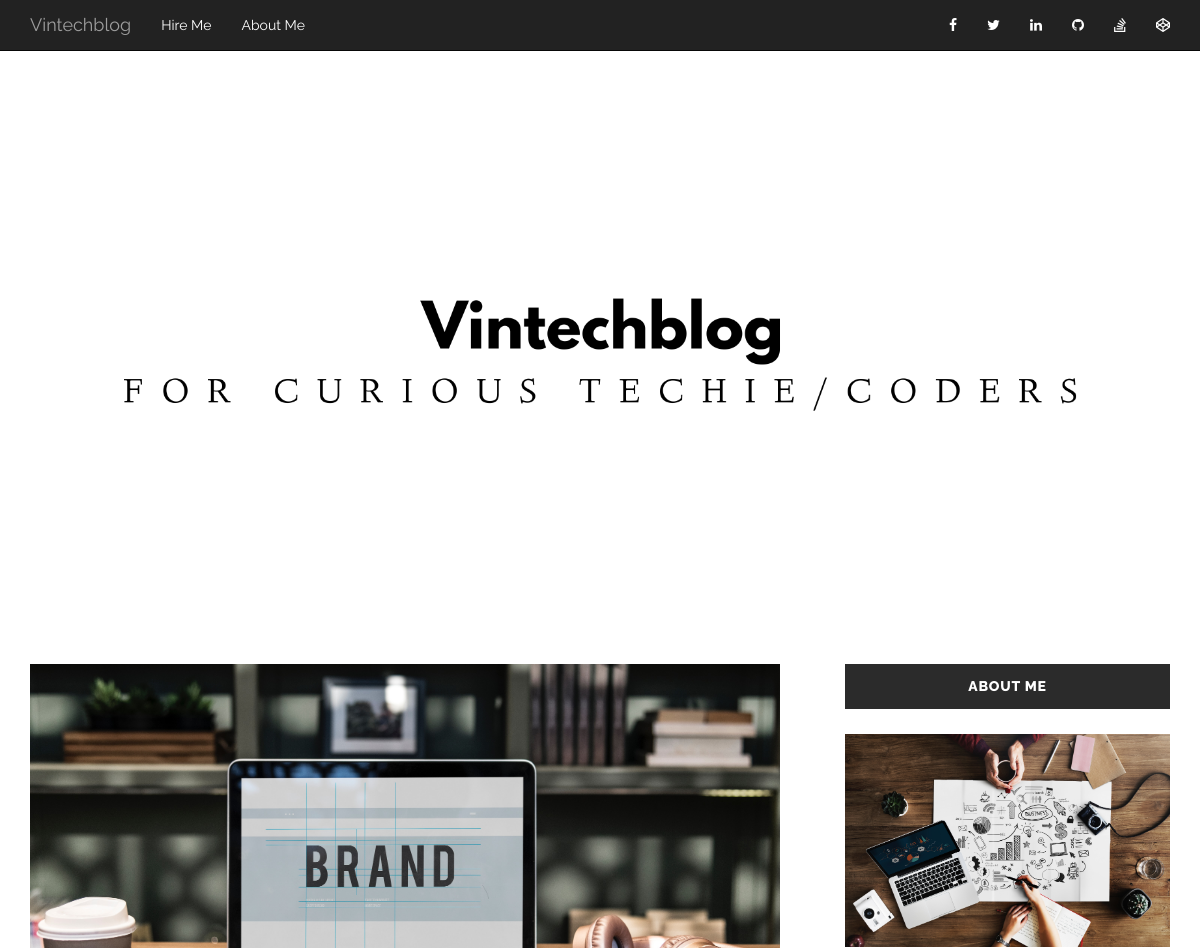
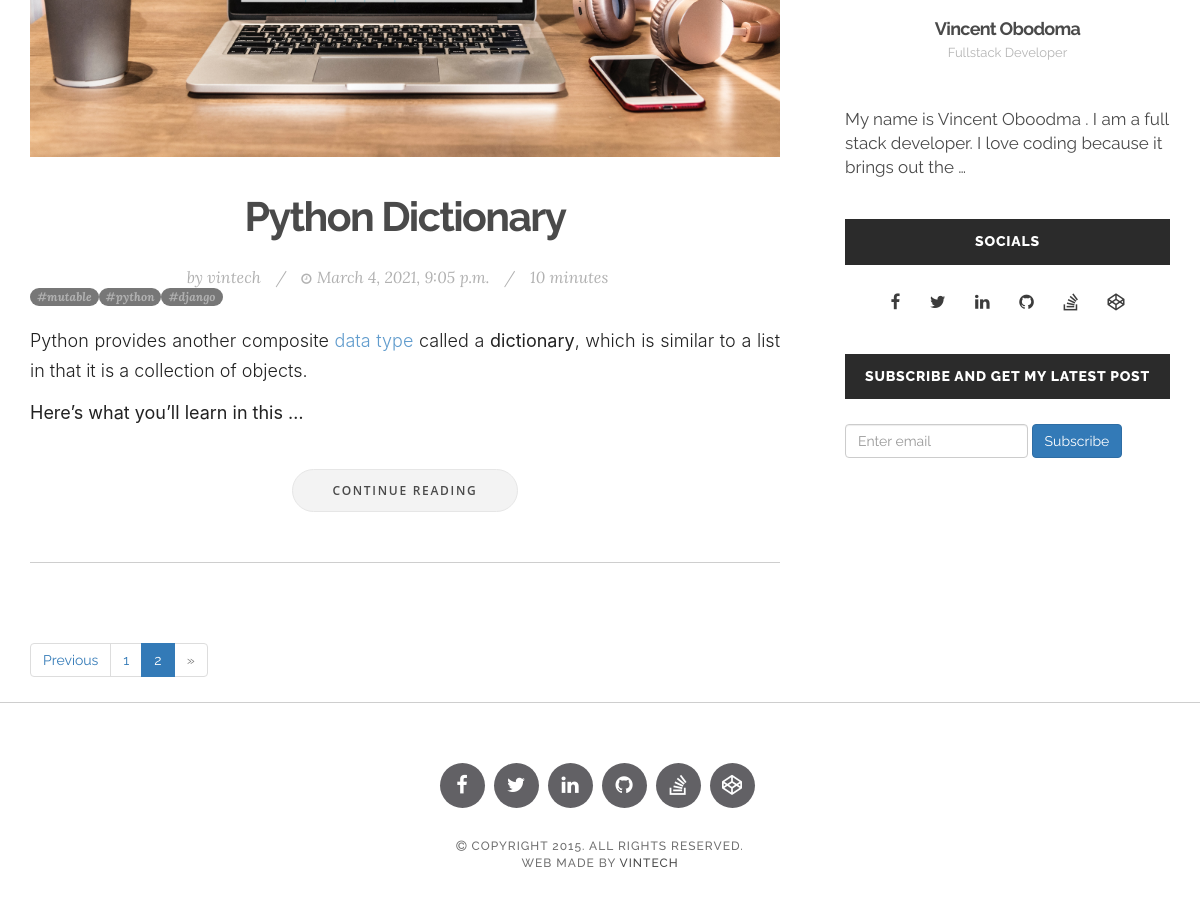
The page /django/?page=2 on the database its author committed (2 pictures, top to bottom).
### blog/models.py (models this page shows, shortened)
class Post(models.Model):
    title = models.CharField(max_length=400)
    body = models.TextField()
    meta_description = models.CharField(max_length=800, null=True, blank=True)
    slug = models.SlugField(max_length=400, unique_for_date='publish')
    publish = models.DateTimeField(default=timezone.now)
    roll_out = models.BooleanField(default=False)
    created = models.DateTimeField(auto_now_add=True)
    updated = models.DateField(auto_now=True)
    author = models.ForeignKey(User, on_delete=models.CASCADE, related_name="blog_post")
    category = models.ForeignKey(Category, on_delete=models.CASCADE)
    read_time = models.IntegerField(default=0)
    featured_post = models.BooleanField(default=False)
    image = models.ImageField(null=True, blank=True, upload_to='media/')
    tags = TaggableManager()
    class Meta:
        ordering = ('-publish',)
    def get_absolute_url(self):
        return reverse('blog:post_detail', args=[self.publish.year,
                             self.publish.strftime('%m'),
                             self.publish.strftime('%d'),
                             self.slug])

### blog/views.py (the view)
# urls.py: path('<slug:category_slug>/', views.category_detail_views, name = 'category_detail_views'),
def category_detail_views(request, category_slug):
    category = get_object_or_404(Category, category_slug=category_slug)
    posts = Post.objects.filter(category=category).order_by('-publish')
    about_me = about.objects.all()
    paginator = Paginator(posts, 2)  # 6 post per page
    page = request.GET.get('page', 1)
    try:
        page_obj = paginator.page(page)
    except PageNotAnInteger:
        page_obj = paginator.page(1)
    except EmptyPage:
        page_obj = paginator.page(paginator.num_pages)
    context = {'category':category, 'posts':posts, 'page_obj':page_obj,'about_me':about_me}
    return render(request, 'blog/category.html', context)

### blog/models.py (called while the page is built)
    def __str__(self):
        return self.name

    def __str__(self):
        return self.message

### templates/blog/category.html (shortened to what this page needs)
{% extends "base.html" %}
    {% block body %}
    {% load static %}
    <section>
        <div class="row">
            <div class="col-md-8">
                {% for post in page_obj %}
                <article class="blog-post">
                    <div class="blog-post-image">
                        {% if post.image %}
                        <a href=><img src="{{ post.image.url }}" alt="media"></a>
                        {% endif %}
                    </div>
                    <div class="blog-post-body">
                        <h2><a href="{{ post.get_absolute_url }}">{{ post.title }}</a></h2>
                        <div class="post-meta"><span>by <a href="#">{{ post.author }}</a></span>/<span><i class="fa fa-clock-o"></i>{{ post.created }}</span>/<span><a href="#">{{ post.read_time }} minutes</a></span>
                            <div style="display:flex">
                                {% for tag in post.tags.all %}
                                <a href="{% url 'blog:tagged' tag.slug %}" class="mr-1 badge badge-info">#{{ tag }}</a>
                                {% endfor %}
                            </div>
                    </div>
                        <p>{{ post.body|safe|truncatewords_html:30 }}</p>
                        <div class="read-more"><a href="{{ post.get_absolute_url }}">Continue Reading</a></div>
                    </div>
                </article>
                {% endfor %}
                {% if page_obj.has_other_pages %}
  <ul class="pagination">
    {% if page_obj.has_previous %}
      <li> <a class="page-link" href="?page={{ users.previous_page_number }}" tabindex="-1">Previous</a></li>
    {% else %}
      <li class="disabled"><span>&laquo;</span></li>
    {% endif %}
    {% for i in page_obj.paginator.page_range %}
      {% if page_obj.number == i %}
        <li class="active"><span>{{ i }} <span class="sr-only">(current)</span></span></li>
      {% else %}
        <li><a href="?page={{ i }}">{{ i }}</a></li>
      {% endif %}
    {% endfor %}
    {% if page_obj.has_next %}
      <li><a class="page-link" href="?page={{ page_obj.next_page_number }}">Next</a></li>
    {% else %}
      <li class="disabled"><span>&raquo;</span></li>
    {% endif %}
  </ul>
{% endif %}
            </div>
            <div class="col-md-4 sidebar-gutter">
                <aside>
                <div class="sidebar-widget">
                    <h3 class="sidebar-title">About Me</h3>
                    <div class="widget-container widget-about">
                        <a href="{% url 'blog:aboutme' %}"><img src="{% static 'images/author.jpg' %}" alt=""></a>
                        <h4>Vincent Obodoma</h4>
                        <div class="author-title">Fullstack Developer</div>
                        <p><a href="{% url 'blog:aboutme' %}">{{ about_me|safe|truncatewords_html:20 }}</a></p>
                    </div>
                </div>
                <div class="sidebar-widget">
                    <h3 class="sidebar-title">Socials</h3>
                    <div class="widget-container">
                        <div class="widget-socials">
                           <a href="https://web.facebook.com/vincent.obodoma/"><i class="fa fa-facebook"></i></a>
                            <a href="https://twitter.com/vingeophysicist"><i class="fa fa-twitter"></i></a>
                            <a href="https://www.linkedin.com/in/vincent-obodoma-3353b9114/"><i class="fa fa-linkedin"></i></a>
                             <a href="https://github.com/vingeophysicist"><i class="fa fa-github"></i></a>
                             <a href="https://stackoverflow.com/users/10101331/obodoma-uzondu-vincent"><i class="fa fa-stack-overflow"></i></a>
                            <a href="https://codepen.io/vingeophysicist"><i class="fa fa-codepen"></i></a>
                        </div>
                    </div>
                </div>
                 <div class="sidebar-widget">
                    <h3 class="sidebar-title">Subscribe and get my latest post</h3>
                       <div class="widget-container widget-about">
                           <form id = "subscribe" class="signup-form form-inline justify-content-center pt-3" form method = 'POST'>
                               <div class="form-group">
                               <input type="email" id="email_id" name="email_id" class="form-control mr-md-1 semail" placeholder="Enter email">
                              </div>
                              <button type="submit" value = "Subscribe" id = "email_submit" class="btn btn-primary">Subscribe</button>
                            </form>
                       </div>
                </div>
                </div>
            </div>
       </div>
{% endblock %}

### static/css/style.css (style rules this page uses)
body { font-family: "Raleway", Sans-serif; -webkit-font-smoothing: antialiased; }
h1, h2, h3, h4, h5, h6 { letter-spacing: -0.04em; font-weight: 700; font-style: normal; font-family: "Raleway", Sans-serif; color: #4A4A4A; }
p { font-family: 'Raleway', sans-serif; font-size: 15px; font-weight: 400; line-height: 24px; color: #000; }
img { max-width: 100%; height: auto; }
a { color: #4A4A4A; }
a, a:hover, a:focus, a:active, a.active { outline: 0; text-decoration: none; }
section { padding-bottom: 60px; }
section:last-child { padding-bottom: 0px; }
.sidebar-gutter { padding-left: 50px; }
.blog-post { padding-bottom: 30px; margin-bottom: 60px; border-bottom: 1px solid #CECECE; }
.blog-post .blog-post-body { text-align: center; padding: 20px 0; }
.blog-post .blog-post-body h2 { margin: 0; padding: 15px 0px 20px; font-size: 41px; line-height: 49px; }
.blog-post .blog-post-body p { text-align: justify; font-size: 20px; font-weight: 300; line-height: 30px; color: #000; }
.blog-post .blog-post-body a { color: #4A4A4A; -webkit-transition: all 0.2s ease-out; -moz-transition: all 0.2s ease-out; -o-transition: all 0.2s ease-out; transition: all 0.2s ease-out; }
.blog-post .post-meta { margin: 5px 0 20px; font-weight: 400; font-size: 16px; color: #B1B1B1; font-family: "Lora"; font-style: italic; }
.blog-post .post-meta a { color: #B1B1B1; }
.blog-post .post-meta span { padding-left: 15px; padding-right: 15px; }
.blog-post .post-meta span:first-child { padding-left: 0; padding-right: 15px; }
.blog-post .post-meta i { padding-right: 5px; font-size: 12px; }
.blog-post .read-more a { display: inline-block; padding: 12px 40px; margin: 30px 0 0px; border: 1px solid; border-radius: 25px; border-color: #E6E6E6; background-color: #F3F3F3; font-family: "Open Sans", Sans-serif; text-transform: uppercase; font-weight: 600; font-size: 12px; letter-spacing: 1.7px; -webkit-transition: all 0.2s ease-out; -moz-transition: all 0.2s ease-out; -o-transition: all 0.2s ease-out; transition: all 0.2s ease-out; }
.sidebar-title { background-color: #2B2B2B; color: #fff; text-align: center; text-transform: uppercase; font-weight: 800; letter-spacing: 0.8px; font-size: 14px; padding: 15px 0; margin: 0 0 25px; font-family: "Raleway", Sans-serif; }
.sidebar-widget { margin-bottom: 40px; }
.widget-socials { text-align: center; }
.widget-socials a { margin: 3px 8px; padding: 5px; font-size: 17px; color: #3C3C3C; }
.widget-about img { width: 100%; }
.widget-about h4 { text-align: center; margin: 20px 0 5px; }
.widget-about .author-title { font-size: 13px; font-weight: 400; line-height: 20px; color: #B5B5B5; text-align: center; }
.widget-about p { margin-top: 10px; font-size: 17px; line-height: 24px; color: #000000; }

### rows shown on the page
Post: image (picture), title "Python Dictionary", author "vintech", created "March 4, 2021, 9:05 p.m.", read_time "10", body "Python provides another composite data type called a dictionary , which is similar to a list in that it is a collection of objects. Here’s what you’ll learn in this …"
Tag: name "mutable"
Tag: name "python"
Tag: name "django"

### other values the page prints
{{ i }} "1"
{{ i }} "2"
